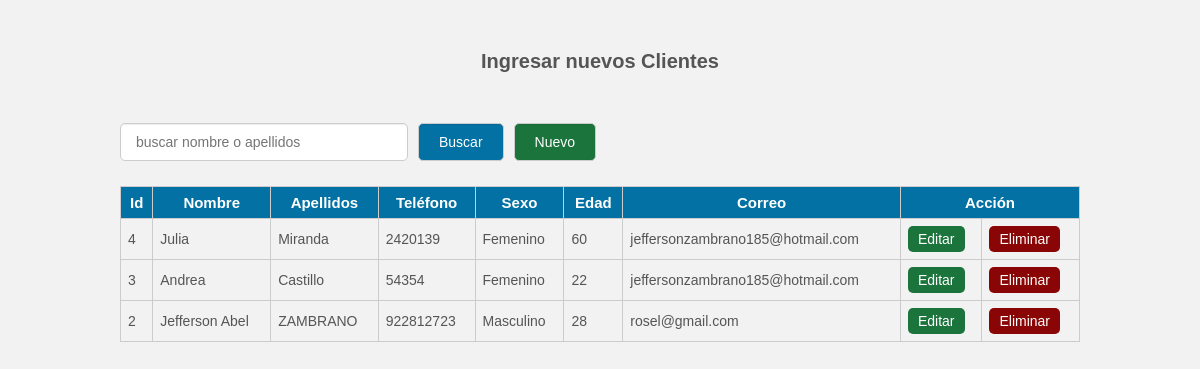
The app's page /vistas/modulos/crud/index.php with its own data.
### tables this page shows
CREATE TABLE `clientes` (
  `id` int(11) NOT NULL,
  `nombre` text NOT NULL,
  `apellidos` text NOT NULL,
  `telefono` text NOT NULL,
  `sexo` text NOT NULL,
  `edad` text NOT NULL,
  `correo` text NOT NULL
);

### vistas/modulos/crud/index.php (the view, shortened to what this page needs)
<?php
	include_once 'conexion.php';
	$sentencia_select=$con->prepare('SELECT *FROM clientes ORDER BY id DESC');
	$sentencia_select->execute();
	$resultado=$sentencia_select->fetchAll();
?>
<!DOCTYPE html>
<html lang="es">
<head>
	<link rel="stylesheet" href="css/estilo.css">
</head>
<body>
	<div class="contenedor">
		<h2>Ingresar nuevos Clientes</h2>
		<div class="barra__buscador">
			<form action="" class="formulario" method="post">
				<input type="text" name="buscar" placeholder="buscar nombre o apellidos"
				value="<?php if(isset($buscar_text)) echo $buscar_text; ?>" class="input__text">
				<input type="submit" class="btn" name="btn_buscar" value="Buscar">
				<a href="insert.php" class="btn btn__nuevo">Nuevo</a>
			</form>
		</div>
		<table>
			<tr class="head">
				<td>Id</td>
				<td>Nombre</td>
				<td>Apellidos</td>
				<td>Teléfono</td>
				<td>Sexo</td>
				<td>Edad</td>
				<td>Correo</td>
				<td colspan="2">Acción</td>
			</tr>
			<?php foreach($resultado as $fila):?>
				<tr >
					<td><?php echo $fila['id']; ?></td>
					<td><?php echo $fila['nombre']; ?></td>
					<td><?php echo $fila['apellidos']; ?></td>
					<td><?php echo $fila['telefono']; ?></td>
					<td><?php echo $fila['sexo']; ?></td>
					<td><?php echo $fila['edad']; ?></td>
					<td><?php echo $fila['correo']; ?></td>
					<td><a href="update.php?id=<?php echo $fila['id']; ?>"  class="btn__update" >Editar</a></td>
					<td><a href="delete.php?id=<?php echo $fila['id']; ?>" class="btn__delete">Eliminar</a></td>
				</tr>
			<?php endforeach ?>
		</table>
	</div>
</body>
</html>

### vistas/modulos/crud/css/estilo.css (style rules this page uses)
* { padding: 0; margin: 0px; box-sizing: border-box; }
body { font-family: 'Arial',sans-serif; font-size: 16px; background: #f2f2f2; }
a { text-decoration: none; }
.contenedor { width: 80%; max-width: 1000px; margin: 30px auto; overflow: hidden; }
h2 { display: block; margin-top: 20px; margin-bottom: 20px; text-align: center; font-size: 20px; font-family: 'Arial', sans-serif; font-weight: bold; color: #555; }
.barra__buscador { width: 100%; margin-top: 50px; margin-bottom: 10px; }
.formulario { display: flex; width: 100%; overflow: hidden; }
form .input__text { width: 100%; border: 1px solid #ccc; border-radius: 5px; box-shadow: 0 1px 1px rgba(0, 0, 0, 0.075) inset; color: #848688; display: block; font-size: 14px; margin-bottom: 15px; padding: 10px 15px; max-width: 30%; margin-right: 10px; outline: medium none; }
form .btn { border: 1px solid #ccc; border-radius: 5px; box-shadow: 0 1px 1px rgba(0, 0, 0, 0.075) inset; color: #fff; display: block; font-size: 14px; background: rgb(3, 113, 163); margin-bottom: 15px; padding: 10px 20px; margin-right: 10px; outline: medium none; cursor: pointer; }
.btn__nuevo { float: right; background: #1b743c !important; }
table { width: 100%; border-collapse: collapse; }
table .head { background: rgb(3, 113, 163); }
table .head td { color: #fff; font-family: 'Arial',sans-serif; font-weight: bold; font-size: 15px; text-align: center; }
table tr td { border:1px solid #ccc; padding: 7px; font-size: 14px; color: #555; }
.btn__update { display: inline-block; font-size: 14px; background: #1b743c; color: #fff; border-radius: 5px; padding: 5px 10px; }
.btn__delete { display: inline-block; font-size: 14px; background: #8a0505; color: #fff; border-radius: 5px; padding: 5px 10px; }

### records on screen
clientes: id "4", nombre "Julia", apellidos "Miranda", telefono "2420139", sexo "Femenino", edad "60", correo "jeffersonzambrano185@hotmail.com"
clientes: id "3", nombre "Andrea", apellidos "Castillo", telefono "54354", sexo "Femenino", edad "22", correo "jeffersonzambrano185@hotmail.com"
clientes: id "2", nombre "Jefferson Abel", apellidos "ZAMBRANO", telefono "922812723", sexo "Masculino", edad "28", correo "rosel@gmail.com"
